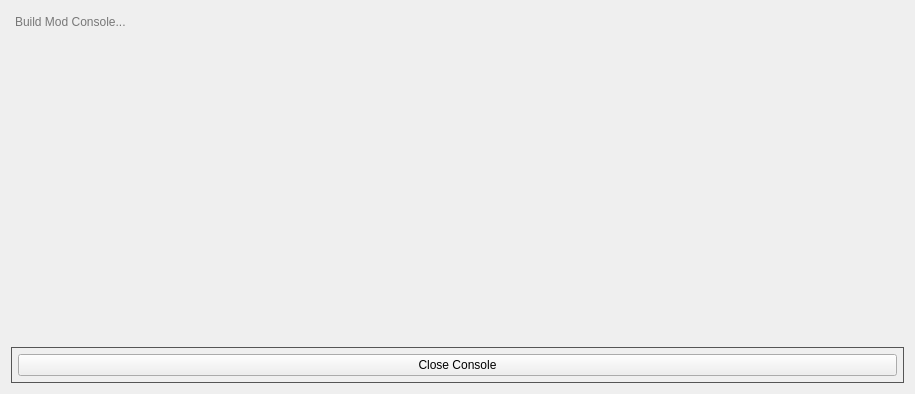
<?xml version="1.0" encoding="UTF-8"?>
<ui version="4.0">
 <class>ConsoleWidget</class>
 <widget class="QWidget" name="ConsoleWidget">
  <property name="geometry">
   <rect>
    <x>0</x>
    <y>0</y>
    <width>915</width>
    <height>394</height>
   </rect>
  </property>
  <property name="windowTitle">
   <string>ConsoleWidget</string>
  </property>
  <property name="styleSheet">
   <string notr="true">/* Console QWidget */
#ConsoleWidget {
	background-color: #1e1e1e;  /* Dark gray background */
    border-radius: 4px;          /* Rounded corners */
}

/* QToolTip */
QToolTip {
    background-color: #2e2e2e;   /* Dark gray background */
    color: #ffffff;              /* White text */
    border: 1px solid #5b5e60;   /* Light gray border */
    padding: 4px;                /* Padding for the tooltip */
    border-radius: 4px;          /* Rounded corners */
    opacity: 200;                /* Slight transparency */
    font-size: 12px;             /* Slightly smaller font size for readability */
}

/* QMenuBar */
QMenuBar {
    background-color: #2e2e2e;    /* Dark gray background */
    color: #ffffff;               /* White text */
    border-bottom: 1px solid #5b5e60;  /* Light gray border for separation */
}

QMenuBar::item {
    background-color: transparent; /* Transparent background */
    padding: 6px 6px;             /* Padding for menu items */
    color: #ffffff;                /* White text */
}

QMenuBar::item:selected {          /* Hovered menu item */
    background-color: #4a90e2;     /* Light blue on hover */
    color: #ffffff;                /* Ensure text remains white */
}

QMenuBar::item:pressed {           /* Pressed menu item */
    background-color: #3d78b2;     /* Darker blue on press */
    color: #ffffff;                /* Ensure text remains white */
}

/* QMenu */
QMenu {
    background-color: #2e2e2e;     /* Dark gray background for menus */
    border: 1px solid #5b5e60;     /* Light gray border */
}

QMenu::item {
    background-color: transparent; /* Transparent background for menu items */
    color: #ffffff;                /* White text */
	padding: 6px;
    margin-left: 6px;             /* Padding for each menu item */
}

QMenu::item:selected {             /* Hovered menu item */
    background-color: #4a90e2;     /* Light blue background on hover */
    color: #ffffff;                /* Ensure text remains white */
}

QMenu::item:pressed {              /* Pressed menu item */
    background-color: #3d78b2;     /* Darker blue background on press */
    color: #ffffff;                /* Ensure text remains white */
}

QMenu::separator {
    height: 1px;
    background-color: #5b5e60;     /* Light gray separator between items */
}

/* QMenu::indicator (checkboxes and radio buttons in menus) */
QMenu::indicator {
    width: 16px;
    height: 16px;
    background-color: #2e2e2e;     /* Dark gray background for indicators */
    border: 1px solid #5b5e60;     /* Light gray border */
    border-radius: 2px;            /* Slightly rounded corners */
}

QMenu::indicator:checked {
    background-color: #4a90e2;     /* Light blue when checked */
    border-color: #3d78b2;         /* Darker blue border when checked */
}

QMenu::indicator:unchecked {
    background-color: #2e2e2e;     /* Keep the dark gray when unchecked */
    border-color: #5b5e60;         /* Light gray border when unchecked */
}

/* QToolBar */
QToolBar {
    background-color: #2e2e2e;      /* Dark gray background */
    border: 1px solid #5b5e60;      /* Light gray border */
    padding: 4px;                   /* Padding inside the toolbar */
    spacing: 4px;                   /* Spacing between toolbar buttons */
}

QToolBar::handle {
    background-color: #5b5e60;      /* Light gray handle for draggable toolbars */
    width: 10px;                    /* Width of the handle */
	height: 10px;
    margin: 4px;                    /* Margin around the handle */
}

QToolBar::separator {
    background-color: #5b5e60;      /* Light gray for separators */
    width: 1px;                     /* Thickness of the separator */
    height: 24px;                   /* Height of the separator */
    margin: 6px;                    /* Space around the separator */
}

QToolBar::item {
    padding: 4px;                   /* Padding for individual toolbar items */
}

/* QStatusBar */
QStatusBar {
    background-color: #2e2e2e;   /* Dark gray background */
    border-top: 1px solid #5b5e60; /* Light gray top border for separation */
    color: #ffffff;              /* White text */
    font-size: 13px;             /* Slightly smaller font for the status bar */
    padding: 6px;                /* Padding inside the status bar */
}

QStatusBar::item {
    border: none;                /* No border around individual status items */
    padding: 0px 5px;            /* Padding between status bar items */
}

QStatusBar QLabel {
    color: #ffffff;              /* White text for any QLabel inside the status bar */
    background-color: transparent; /* Ensure QLabel in status bar matches the bar's background */
}

QStatusBar::indicator {
    background-color: #4a90e2;   /* Optional indicator styling, e.g., for icons or status signals */
    border-radius: 4px;          /* Rounded corners for any indicator elements */
}

/* QGroupBox */
QGroupBox {
    background-color: #2e2e2e;        /* Dark gray background */
    border: 1px solid #5b5e60;        /* Light gray border */
    border-radius: 4px;               /* Rounded corners */
    margin-top: 15px;                 /* Space above the group box */
    padding-top: 0px;                    /* Padding inside the group box */
    color: #ffffff;                   /* White text for the title */
    font-weight: bold;                /* Bold title text */
}

QGroupBox::title {
    subcontrol-origin: margin;
    subcontrol-position: top left;    /* Position the title at the top left */
    background-color: transparent;    /* Transparent background for the title */
    padding: 0 5px;                   /* Padding around the title */
    color: #ffffff;                   /* White text for the title */
}

QGroupBox::title:hover {
    color: #4a90e2;                   /* Light blue title on hover */
}

QGroupBox:flat {
    border: none;                     /* No border when the group box is flat */
}

QGroupBox:disabled {
    color: #777777;                   /* Lighter gray text for disabled group box */
    border-color: #5b5e60;            /* Keep the light gray border */
}

/* QGraphicsView */
QGraphicsView {
    background-color: #2e2e2e;  /* Dark gray background */
    border: 1px solid #5b5e60;  /* Light gray border */
    border-radius: 4px;         /* Rounded corners */
}

QGraphicsView:focus {
    border-color: #4a90e2;      /* Light blue border when focused */
    background-color: #333333;  /* Slightly lighter gray background on focus */
}

QGraphicsView:disabled {
    background-color: #2e2e2e;  /* Dark gray background when disabled */
    border-color: #5b5e60;      /* Light gray border for disabled state */
    color: #777777;             /* Lighter gray for disabled text or content */
}

QGraphicsView::viewport {
    background-color: #2e2e2e;  /* Dark gray background for the viewport */
}

/* QScrollArea
This covers around the outter edge, like 2-3px maybe */
QScrollArea {
    background-color: #2e2e2e;  /* Dark gray background */
    border: 1px solid #5b5e60;  /* Light gray border */
    border-radius: 4px;         /* Rounded corners */
    padding: 5px;               /* Padding inside the scroll area */
}

/* Alternatively, this may also target the viewport more directly
This covers the whole area, including above/below the scrollbar */
QScrollArea QWidget {
    background-color: #2e2e2e;          /* Ensures all content within is black */
}

/* QScrollArea Viewport
This covers above/below the scrollbar */
QScrollArea &gt; QWidget {
    background-color: #2e2e2e;          /* Background of the viewport widget */
}

/* Scroll Corner (the area between horizontal and vertical scroll bars) */
QScrollArea::corner {
    background-color: #2e2e2e;  /* Dark gray to match the overall scroll area */
}

QScrollBar:vertical {
    background: #111;
    width: 10px;
}

QScrollBar::handle:vertical {
    background: #61657B;
    min-height: 30px;
}

QScrollBar::handle:vertical:hover {
    background: #ff6b27;
}

QScrollBar::add-line:vertical, QScrollBar::sub-line:vertical {
    border: none;
    background: none;
}

QScrollBar::up-arrow:vertical, QScrollBar::down-arrow:vertical {
    border: none;
    width: 0;
    height: 0;
    background: none;
}

QScrollBar::add-page:vertical, QScrollBar::sub-page:vertical {
    background: none;
}

/* QLabel */
QLabel {
    color: #ffffff;             /* White text */
}

/* QFrame */
QFrame {
    background-color: #2e2e2e;  /* Dark gray for frames */
}

/* QLineEdit */
QLineEdit {
    background-color: #2e2e2e;  /* Dark gray background for input fields */
    color: #ffffff;             /* White text */
    border: 1px solid #5b5e60;  /* Light gray border */
    border-radius: 4px;         /* Rounded corners */
}

QLineEdit:focus {
    border-color: #4a90e2;      /* Light blue border when focused */
    background-color: #333333;  /* Slightly lighter gray on focus */
}

/* QListWidget */
QListWidget {
    background-color: #2e2e2e;      /* Dark gray background */
    color: #ffffff;                 /* White text */
    border: 1px solid #5b5e60;      /* Light gray border */
    padding: 4px;                   /* Padding around the list */
}

QListWidget::item {
    background-color: transparent;  /* Transparent background for items */
    color: #ffffff;                 /* White text for list items */
    border: none;                   /* No border for list items */
}

QListWidget::item:selected {
    background-color: #4a90e2;      /* Light blue background when selected */
    color: #ffffff;                 /* Ensure text remains white when selected */
}

QListWidget::item:hover {
    background-color: #3d78b2;      /* Darker blue on hover */
    color: #ffffff;                 /* Ensure text remains white when hovered */
}

QListWidget::item:focus {
    border: 1px solid #4a90e2;      /* Light blue border on focus */
}

/* QPlainTextEdit */
QPlainTextEdit {
    background-color: #2b2b2b;  /* Darker gray background for text area */
    color: #ffffff;             /* White text */
    border: 1px solid #5b5e60;  /* Light gray border */
    border-radius: 0px;         /* No rounded corners */
    padding: 10px;              /* Comfortable padding for text input */
    line-height: 1.4;           /* Adjust line spacing for readability */
}

QPlainTextEdit:focus {
    border-color: #4a90e2;      /* Light blue border on focus */
    background-color: #3a3a3a;  /* Slightly lighter gray on focus */
}

/* QTabWidget */
QTabWidget::pane {
    background-color: #2e2e2e;      /* Dark gray background */
    border: 1px solid #5b5e60;      /* Light gray border around the pane */
    padding: 4px;                   /* Padding inside the pane */
}

QTabWidget::tab-bar {
    left: 0px;                      /* Space from the left */
}

/* QTabBar::tab */
QTabBar::tab {
    background-color: #3c3f41;      /* Dark gray background for tabs */
    color: #ffffff;                 /* White text for tabs */
    border-left: 1px solid #5b5e60;      /* Light gray border around tabs */
    border-top: 1px solid #5b5e60;
    border-right: 1px solid #5b5e60;
    padding: 4px 8px;              /* Padding for each tab */
    margin-left: 2px;                    /* Slight margin between tabs */
    margin-right: 2px;
    border-top-left-radius: 4px;    /* Rounded top corners */
    border-top-right-radius: 4px;   /* Rounded top corners */
}

/* Selected tab */
QTabBar::tab:selected {
    background-color: #4a90e2;      /* Light blue background for selected tab */
    color: #ffffff;                 /* White text for selected tab */
    border-color: #4a90e2;          /* Blue border for selected tab */
}

/* Hovered tab */
QTabBar::tab:hover {
    background-color: #3d78b2;      /* Darker blue on hover */
    color: #ffffff;                 /* White text */
}

/* Disabled tab */
QTabBar::tab:disabled {
    background-color: #2e2e2e;      /* Dark gray for disabled tab */
    color: #777777;                 /* Light gray text for disabled tabs */
}

/* Focused tab */
QTabBar::tab:focus {
    border: 1px solid #4a90e2;      /* Blue border when tab is focused */
}

/* Tab close button (optional) */
QTabBar::close-button {
    /* image: url(close-icon.png);     Replace with your close icon path */
    subcontrol-position: right;     /* Position the close button on the right */
    margin: 0 8px 0 0;              /* Spacing for the close button */
}
/*
QTabBar::close-button:hover {
    image: url(close-icon-hover.png);   Change icon on hover 
}*/

/* QComboBox */
QComboBox {
    background-color: #2e2e2e;       /* Dark gray background */
    color: #ffffff;                  /* White text */
    border: 1px solid #5b5e60;       /* Light gray border */
    border-radius: 4px;              /* Rounded corners */
    padding-left: 2px;                    /* Padding inside the combo box */
}

QComboBox:hover {
    background-color: #3a3a3a;       /* Slightly lighter gray on hover */
    border-color: #4a90e2;           /* Light blue border on hover */
}

QComboBox:focus {
    background-color: #333333;       /* Lighter gray on focus */
    border-color: #4a90e2;           /* Light blue border on focus */
}

QComboBox::drop-down {
    subcontrol-origin: padding;
    subcontrol-position: top right;
    width: 30px;                      /* Width of the drop-down button */
    background-color: #2e2e2e;        /* Dark gray background for drop-down */
    border-left: 1px solid #5b5e60;   /* Light gray separator between drop-down button and combo box */
}

QComboBox::down-arrow {
    image: url(:/888EAC-20px/ICONS/888EAC-20px/arrow-down.svg);  /*Replace with your down arrow icon */
    width: 12px;                         /* Width of the arrow */
    height: 12px;                        /* Height of the arrow */
}

QComboBox::down-arrow:hover {
    image: url(:/888EAC-20px/ICONS/888EAC-20px/arrow-down.svg); /* Optional: different icon on hover */
}

QComboBox QAbstractItemView {
    background-color: #2e2e2e;        /* Dark gray background for drop-down list */
    color: #ffffff;                   /* White text */
    border: 1px solid #5b5e60;        /* Light gray border around the list */
    selection-background-color: #4a90e2;  /* Light blue background for selected item */
    selection-color: #ffffff;         /* White text for selected item */
}

QComboBox QAbstractItemView::item {
    background-color: transparent;    /* Transparent background for list items */
    padding: 6px;                     /* Padding for each item in the list */
}

QComboBox QAbstractItemView::item:selected {
    background-color: #4a90e2;        /* Light blue when an item is selected */
    color: #ffffff;                   /* White text for selected item */
}

QComboBox QAbstractItemView::item:hover {
    background-color: #3d78b2;        /* Darker blue on hover */
    color: #ffffff;                   /* White text when hovered */
}

QComboBox:disabled {
    background-color: #2e2e2e;        /* Dark gray background when disabled */
    color: #777777;                   /* Lighter gray text when disabled */
    border-color: #5b5e60;            /* Keep the light gray border */
}

/* QPushButton */
QPushButton {
    background-color: #3c3f41;  /* Dark gray background */
    color: #ffffff;             /* White text */
    border: 1px solid #5b5e60;  /* Light gray border */
    border-radius: 4px;         /* Rounded corners */
	padding: 0px 0px;
}

QPushButton:hover {
    background-color: #4a90e2;  /* Light blue on hover */
    border-color: #3d78b2;      /* Darker blue border */
}

QPushButton:pressed {
    background-color: #3d78b2;  /* Darker blue on press */
    border-color: #2a5f92;      /* Even darker border when pressed */
}

/* QCheckBox */
QCheckBox {
    color: #ffffff;                 /* White text for checkbox label */
    spacing: 6px;                   /* Space between checkbox and label */
}

QCheckBox::indicator {
    width: 14px;                    /* Set the size of the checkbox */
    height: 14px;
    background-color: #2e2e2e;      /* Dark gray background for the checkbox */
    border: 1px solid #5b5e60;      /* Light gray border */
    border-radius: 2px;             /* Slight rounding for modern look */
}

/* Hovered checkbox */
QCheckBox::indicator:hover {
    background-color: #3b73b4;      /* Light blue on hover */
    border-color: #ff050d;          /* Darker blue border on hover */
}

/*
red: ff050d
green: 0dce1d
*/

/* Checked checkbox */
QCheckBox::indicator:checked {
    background-color: #4a90e2;      /* Light blue when checked */
    border-color: #3d78b2;          /* Darker blue border when checked */
/*    image: url(:/checked-icon.png);  Replace with your checkmark icon if needed */
}

QCheckBox::indicator:checked:hover {
    border-color: #0dce1d;
}

/* Indeterminate checkbox (for tri-state checkboxes) */
QCheckBox::indicator:indeterminate {
    background-color: #4a90e2;      /* Light blue when in indeterminate state */
    border-color: #3d78b2;          /* Darker blue border */
/*    image: url(:/indeterminate-icon.png);  Replace with your indeterminate icon */
}

/* Pressed checkbox */
QCheckBox::indicator:pressed {
    background-color: #3d78b2;      /* Darker blue on press */
    border-color: #2a5f92;          /* Even darker border when pressed */
}

/* Disabled checkbox */
QCheckBox::indicator:disabled {
    background-color: #2e2e2e;      /* Dark gray when disabled */
    border-color: #5b5e60;          /* Light gray border */
    color: #777777;                 /* Light gray label when disabled */
}

/* QRadioButton */
QRadioButton {
    color: #ffffff;              /* White text */
    spacing: 5px;                /* Space between radio button and label */
}

QRadioButton::indicator {
    width: 14px;                 /* Size of the radio button */
    height: 14px;
    background-color: #2e2e2e;   /* Dark gray background for the indicator */
    border: 1px solid #5b5e60;   /* Light gray border */
    border-radius: 8px;          /* Circular radio button */
}

QRadioButton::indicator:hover {
    background-color: #4a90e2;   /* Light blue on hover */
    border-color: #3d78b2;       /* Darker blue border on hover */
}

QRadioButton::indicator:checked {
    background-color: #4a90e2;   /* Light blue when checked */
    border-color: #3d78b2;       /* Darker blue border when checked */
}

QRadioButton::indicator:pressed {
    background-color: #3d78b2;   /* Darker blue on press */
    border-color: #2a5f92;       /* Even darker border on press */
}

QRadioButton::indicator:checked:pressed {
    background-color: #3d78b2;   /* Darker blue when checked and pressed */
    border-color: #2a5f92;       /* Even darker border when checked and pressed */
}

/* QToolButton */
QToolButton {
    background-color: #3c3f41;    /* Dark gray background */
    color: #ffffff;               /* White text/icon */
    border: 1px solid #5b5e60;    /* Light gray border */
    border-radius: 4px;           /* Rounded corners */
    padding: 0px 0px;            /* Padding for comfortable button size */
}

QToolButton:hover {
    background-color: #4a90e2;    /* Light blue background on hover */
    border-color: #3d78b2;        /* Darker blue border on hover */
}

QToolButton:pressed {
    background-color: #3d78b2;    /* Darker blue background on press */
    border-color: #2a5f92;        /* Even darker border when pressed */
}

QToolButton:checked {
    background-color: #3d78b2;    /* Darker blue when checked */
    border-color: #2a5f92;        /* Border color when checked */
}

QToolButton:disabled {
    background-color: #2e2e2e;    /* Dark gray when disabled */
    color: #777777;               /* Lighter gray text/icon for disabled state */
    border-color: #5b5e60;        /* Keep the border color same as normal state */
}

/* QToolButton::menu-button */
QToolButton::menu-button {
    background-color: #3c3f41;      /* Dark gray background for menu button */
    border: 1px solid #5b5e60;      /* Light gray border for menu button */
    padding: 4px;                   /* Padding for the menu button */
}

QToolButton::menu-button:hover {
    background-color: #4a90e2;      /* Light blue on hover */
    border-color: #3d78b2;          /* Darker blue border on hover */
}

QToolButton::menu-button:pressed {
    background-color: #3d78b2;      /* Darker blue on press */
    border-color: #2a5f92;          /* Even darker border on press */
}</string>
  </property>
  <layout class="QVBoxLayout" name="verticalLayout">
   <item>
    <widget class="QFrame" name="frame">
     <property name="styleSheet">
      <string notr="true">QFrame {background: transparent;}</string>
     </property>
     <property name="frameShape">
      <enum>QFrame::Shape::NoFrame</enum>
     </property>
     <property name="frameShadow">
      <enum>QFrame::Shadow::Raised</enum>
     </property>
     <layout class="QHBoxLayout" name="horizontalLayout_2">
      <property name="leftMargin">
       <number>0</number>
      </property>
      <property name="topMargin">
       <number>0</number>
      </property>
      <property name="rightMargin">
       <number>0</number>
      </property>
      <property name="bottomMargin">
       <number>0</number>
      </property>
      <item>
       <widget class="QPlainTextEdit" name="console">
        <property name="font">
         <font>
          <pointsize>9</pointsize>
         </font>
        </property>
        <property name="frameShape">
         <enum>QFrame::Shape::NoFrame</enum>
        </property>
        <property name="horizontalScrollBarPolicy">
         <enum>Qt::ScrollBarPolicy::ScrollBarAlwaysOff</enum>
        </property>
        <property name="readOnly">
         <bool>true</bool>
        </property>
        <property name="tabStopDistance">
         <double>16.000000000000000</double>
        </property>
        <property name="placeholderText">
         <string>Build Mod Console...</string>
        </property>
       </widget>
      </item>
     </layout>
    </widget>
   </item>
   <item>
    <widget class="QFrame" name="frame_2">
     <property name="styleSheet">
      <string notr="true">QFrame {
    border: 1px solid #555;
}</string>
     </property>
     <property name="frameShape">
      <enum>QFrame::Shape::NoFrame</enum>
     </property>
     <property name="frameShadow">
      <enum>QFrame::Shadow::Raised</enum>
     </property>
     <layout class="QHBoxLayout" name="horizontalLayout">
      <property name="leftMargin">
       <number>6</number>
      </property>
      <property name="topMargin">
       <number>6</number>
      </property>
      <property name="rightMargin">
       <number>6</number>
      </property>
      <property name="bottomMargin">
       <number>6</number>
      </property>
      <item>
       <widget class="QPushButton" name="close_console_btn">
        <property name="text">
         <string>Close Console</string>
        </property>
       </widget>
      </item>
     </layout>
    </widget>
   </item>
  </layout>
 </widget>
 <resources/>
 <connections/>
</ui>
